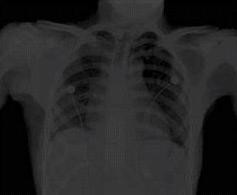
%> input picture Processamento Digital de Imagens/Exemplos_Professor/Exemplo_Alargamento.jpg, 237 x 195 px
$ octave Exemplo_Frequencia_4.m   (GNU Octave 9; MATLAB toolbox functions it lacks are replaced by stand-ins)
%> lines starting %> are read from the running program, lines starting %| are printed output that depends on the picture; in (x1, y1, x2, y2) boxes, pixels count from 0 and x2, y2 are one past the last pixel; in counts of white or black regions, pixels touching at a corner belong together; the program's own positions count from 1
%% PSIB 2015, Trabalho final, o problema 2
% This application  performs the filtering of an image in the frequency
% domain. It applies a low-pass filter for multiplying a transfer function
% suitable for 2D Fourier transform of the image, then inverse Fourier
% transform. An image and a cut-off frequency are choosen by user.
% Results are compared to images obtained using spatial filtering
% operators.
%% Input
% Image
% Image file selection dialog box

clear;
clc;

[filename,pathname] = uigetfile('*.jpg;*.tif;*.png;*.gif','Select the image file');
%> the answer given: Exemplo_Alargamento.jpg
%Reading a file and converting to greyscale
I0 = imread(fullfile(pathname, filename)); %MxNx3
%> I0 is the input picture: size 195x237x3 uint8; mean R, G, B 36.5, 36.5, 36.6
I0grey = im2double(rgb2gray(I0)); %grey, MxN
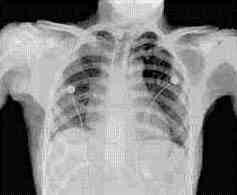
%> I0grey: size 195x237 double; min 0, max 0.275, mean 0.143; drawn with min black and max white
% Cut-off frequency for low pass filter
prompt = 'Enter a cut-off frequency for a low-pass filter:';
dlg_title = 'Cut-off frequency';
num_lines = 1;
def = {'0.20'};
answer = inputdlg(prompt,dlg_title,num_lines,def);
%> the answer given: 0.20
K0 = str2double(answer);
% If loop that checks if K0 is correct (in range of frequencies)
ff = fft2(I0grey); % Take Fourier Transform 2D
while(1)
    if (K0 >= min(ff(:))) && (K0 <= max(ff(:)))
        break;
    else
        prompt = 'Entered cut-off frequency is incorrect, type another:';
        dlg_title = 'Cut-off frequency';
        num_lines = 1;
        def = {'0.20'};
        answer = inputdlg(prompt,dlg_title,num_lines,def);
        K0 = str2double(answer);
    end
end
%> after the loop, K0 = 0.2; answer = {'0.20'}; def = {'0.20'}; dlg_title = 'Cut-off frequency'; num_lines = 1; prompt = 'Enter a cut-off frequency for a low-pass filter:'
%% Processing
% Fourier transform
ff = fft2(I0grey); % Take Fourier Transform 2D
F = 20*log(abs(fftshift(ff))); % Shift center; get log magnitude
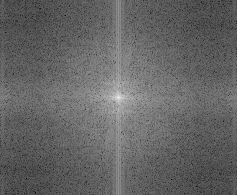
%> F: size 195x237 double; min -117.3, max 175.9, mean -1.2; drawn with min black and max white
% Application of low pass filter in reconstruction
%Image dimensions
[N,M] = size(I0grey); %[height, width]
%> N = 195; M = 237
%Sampling intervals
dx = 1;
dy = 1;
%Characteristic wavelengths
KX0 = (mod(1/2 + (0:(M-1))/M, 1) - 1/2);
KX1 = KX0 * (2*pi/dx);
KY0 = (mod(1/2 + (0:(N-1))/N, 1) - 1/2);
KY1 = KY0 * (2*pi/dx);
[KX,KY] = meshgrid(KX1,KY1);
%Filter formulation
lpf = (KX.*KX + KY.*KY < K0^2);
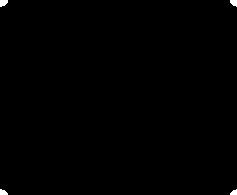
%> lpf: size 195x237 logical; 0.32% white; 4 white regions, box (x1, y1, x2, y2) and area: (0, 0, 8, 7) 44, (230, 0, 237, 7) 37, (0, 189, 8, 195) 36, (230, 189, 237, 195) 30
%Filter Application
rec = ifft2(lpf.*ff);
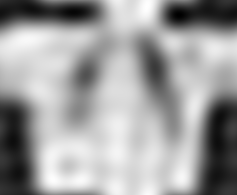
%> rec: size 195x237 double; min -0.036, max 0.251, mean 0.143; drawn with min black and max white
%
lp = fir1(32,K0);  % Generate the lowpass filter (order, cut-off frequency)
%> lp = 33 values, max 0.199 at index 17, min -0.027 at index 24, mean 0.0303
%> (the run ends here)
